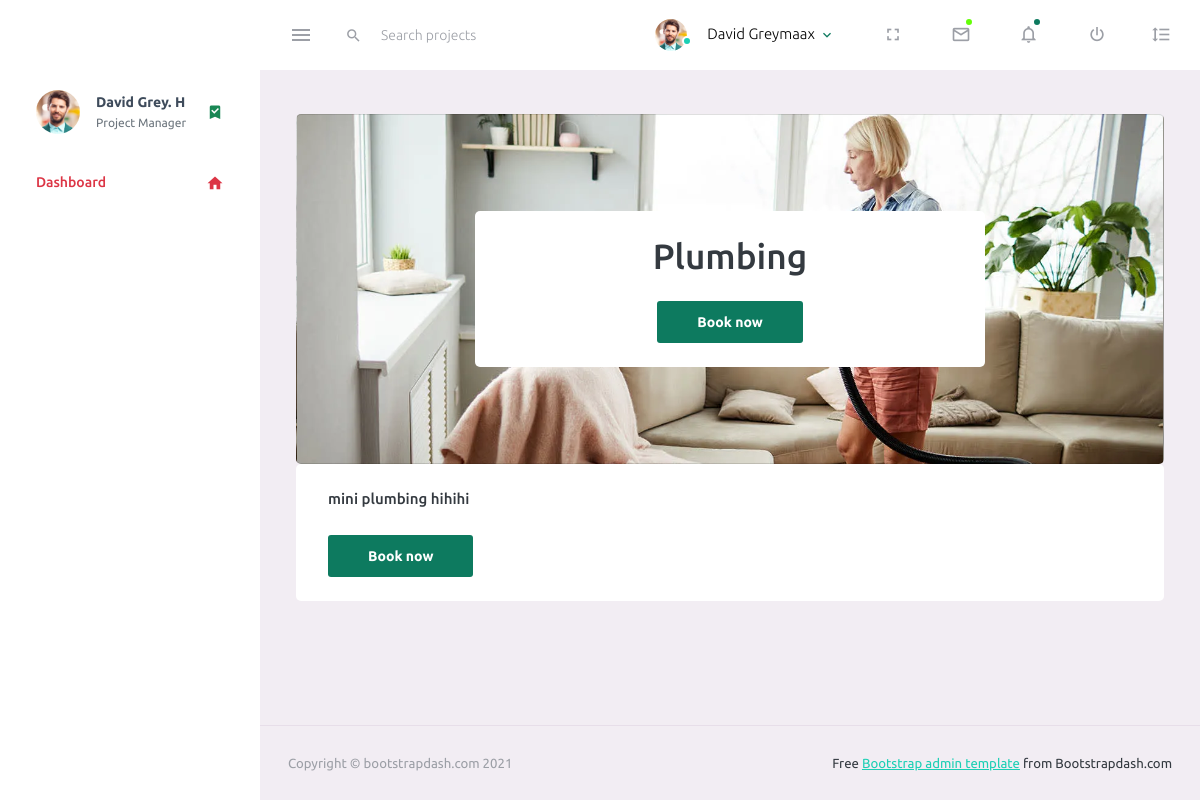
The app's page /serviceDetails/1/, older data.
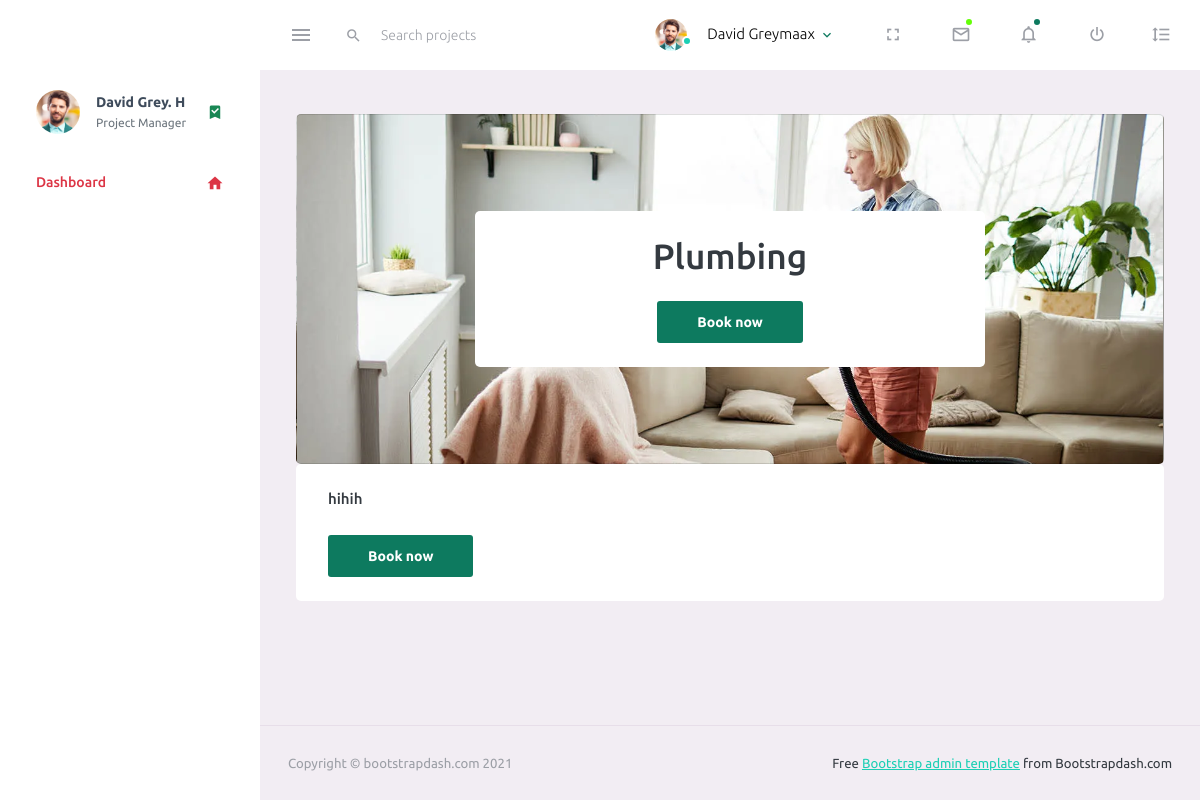
The same page, newer data.
### home/models.py (models this page shows)
class Service(models.Model):
    ServiceID = models.AutoField(primary_key=True)
    ServiceName = models.CharField(max_length=255)
    ShortDescription = models.CharField(max_length=255, default='')
    Description = models.TextField()
    Price = models.DecimalField(max_digits=10, decimal_places=2)
    CategoryID = models.ForeignKey(Category, on_delete=models.CASCADE)

### home/views.py (the view)
# urls.py: path('serviceDetails/<int:service_id>/', service_details, name='service_details'),
def service_details(request, service_id):
    if request.method == 'GET':
        print("service id = ")
        print(service_id)
        service = get_object_or_404(Service, ServiceID=service_id)
        service_name = service.ServiceName
        service_details = service.Description
        short_description = service.ShortDescription
        employees = Employee.objects.all()
        return render(request, 'service_details.html',  {
              'service_id': service_id,
              'service_name': service_name,
              'short_description': short_description,
              'service_discription': service_details,
                })

### templates/service_details.html (shortened to what the changed rows need)
{% load static %}
<!DOCTYPE html>
<html lang="en">
<head>
    <link rel="stylesheet" href="{% static 'vendors/mdi/css/materialdesignicons.min.css' %}">
    <link rel="stylesheet" href="{% static 'vendors/css/vendor.bundle.base.css' %}">
    <link rel="stylesheet" href="{% static 'css/style.css' %}">
</head>
<body>
    <div class="container-scroller">
        <div class="container-fluid page-body-wrapper">
            <div class="main-panel">
                <div class="content-wrapper">
                    <div class="row">
                        <div class="col-md-12 grid-margin stretch">
                            <div class="card-image">
                                <div class="card-body ">
                                    <div class="row justify-content-center margin-card text-center">
                                        <div class="card col-md-7">
                                            <div class="card-body">
                                                <h1>{{service_name}}</h1>
                                                <a href="{% url 'workers_profile' service_id=service_id %}">
                                                    <button class="btn btn-gradient-primary">Book now</button>
                                                </a>
                                            </div>
                                        </div>
                                    </div>
                                </div>
                            </div>
                            <div class="card">
                                <div class="card-body ">
                                    <h5>
                                        <p> {{ service_discription|safe }} </p>
                                    </h5>
                                </div>
                            </div>
                        </div>
                    </div>
                </div>
            </div>
        </div>
    </div>
</body>
</html>

Row changes from the older to the newer data that the page shows:
changed Service "Plumbing": Description "mini plumbing hihihi" → "hihih"
